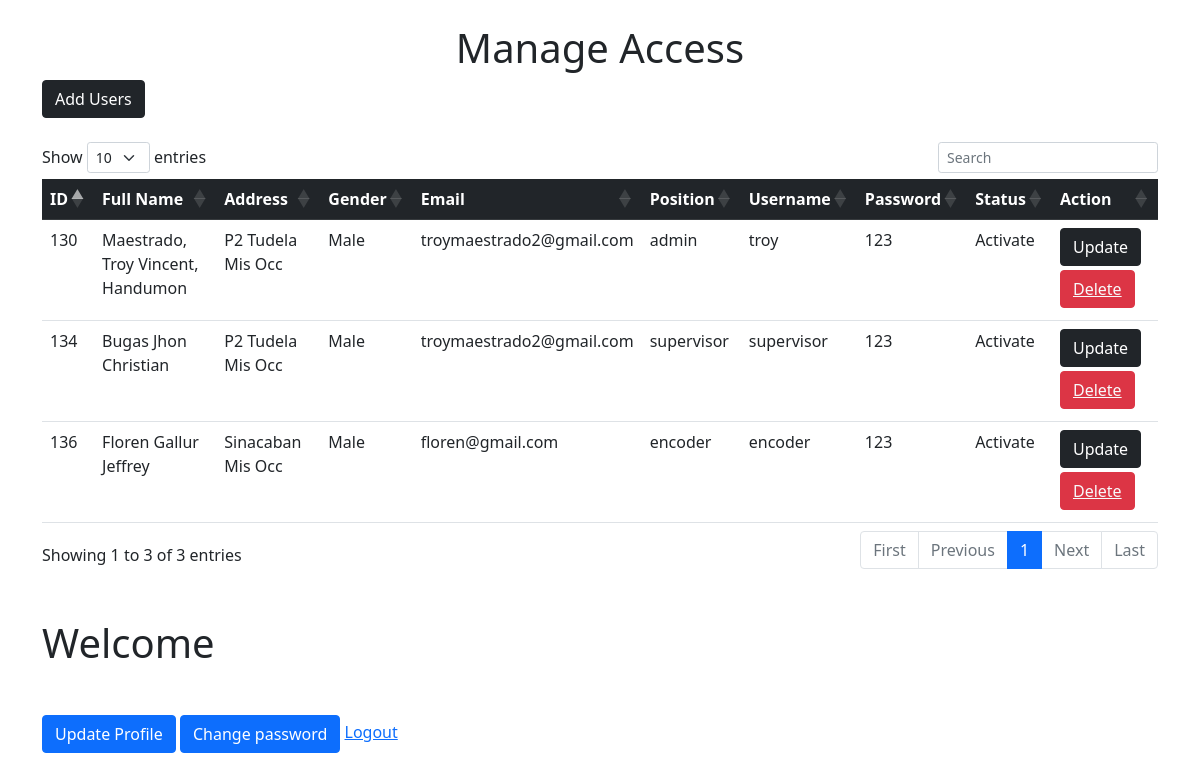
/reserve/dashboard.php, run on an earlier commit of the app's database.
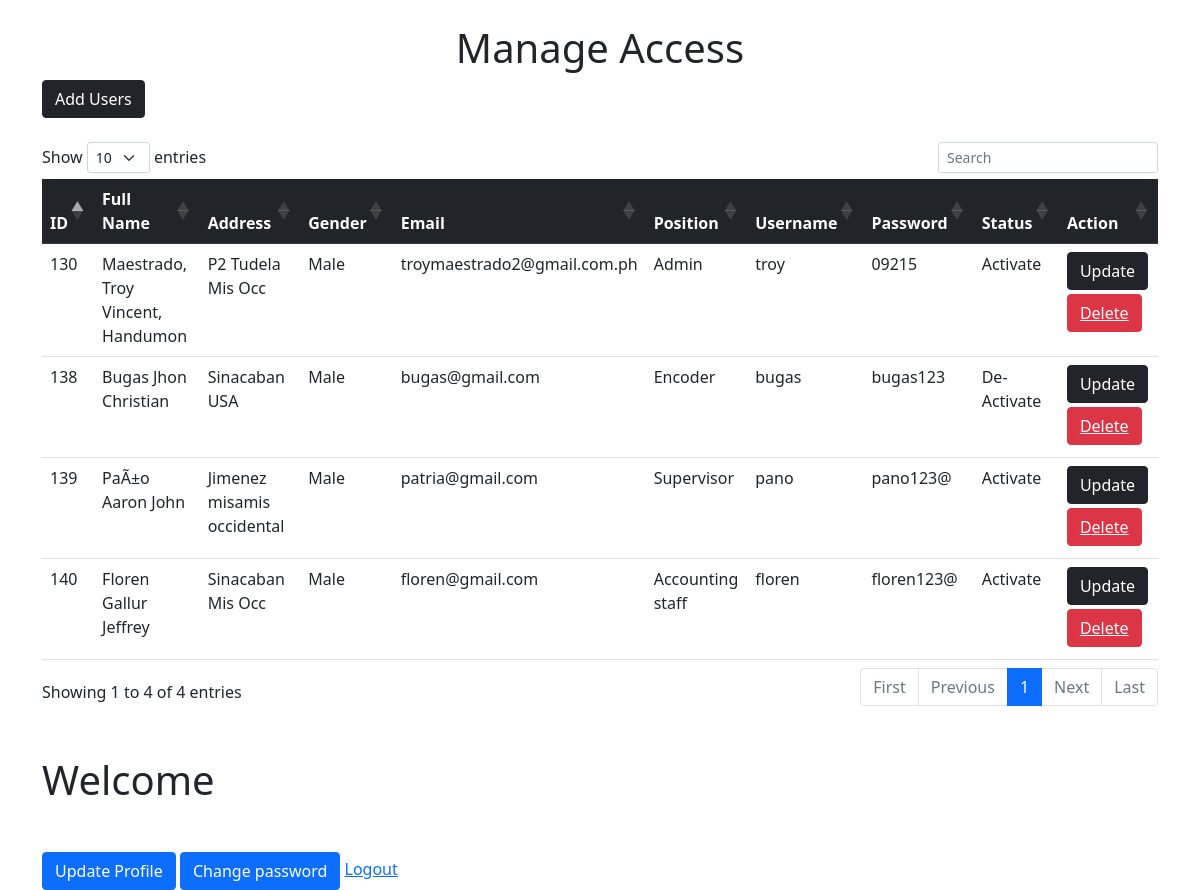
And on a later commit of the database.
### tables this page shows
CREATE TABLE `users` (
  `id` int(11) NOT NULL,
  `type_id` int(11) NOT NULL,
  `lastname/firstname/midname` varchar(100) NOT NULL,
  `gender` varchar(50) NOT NULL,
  `address` text NOT NULL,
  `email` varchar(100) NOT NULL,
  `username` varchar(100) NOT NULL,
  `password` varchar(100) NOT NULL,
  `stat_id` int(11) NOT NULL
);

CREATE TABLE `user_type` (
  `id` int(11) NOT NULL,
  `type` varchar(100) NOT NULL
);

CREATE TABLE `status` (
  `id` int(11) NOT NULL,
  `status` varchar(100) NOT NULL
);

### reserve/users.php (the view, shortened to what this page needs)
<?php
include 'database/db.php';
?>
<!DOCTYPE html>
<html>
<head>
	<link href="https://cdn.jsdelivr.net/npm/bootstrap@5.1.3/dist/css/bootstrap.min.css" rel="stylesheet">
</head>
<body>
<form action="" method="POST" class="needs-validation" novalidate>
<div class="container my-4">
	<h1 class="text-center"> Manage Access</h1>
	<button type="button" class="btn btn-dark" data-bs-toggle="modal" data-bs-target="#adduser">
 	Add Users
	</button>
</div>
<link rel="stylesheet" type="text/css" href="https://cdn.datatables.net/1.11.3/css/dataTables.bootstrap5.min.css">
</form>
<div class="container">
<div class="table-responsive">
<table class="table" id="tebol">
  <thead class="table-dark">
    <tr>
    	<th>ID</th>
    	<th>Full Name</th>
    	<th>Address</th>
    	<th>Gender</th>
    	<th>Email</th>
    	<th>Position</th>
    	<th>Username</th>
    	<th>Password</th>
    	<th>Status</th>
    	<th>Action</th>
    </tr>
  </thead>
  <tbody>
    <?php
	  			  $disp="SELECT
								users.id,
								users.`lastname/firstname/midname`,
								users.gender,
								users.address,
								users.email,
								users.password,
								users.username,
								user_type.type,
								`status`.`status`
								FROM
								users
								INNER JOIN user_type ON users.type_id = user_type.id
								INNER JOIN `status` ON users.stat_id = `status`.id
					";
				$result=mysqli_query($conn,$disp);
				if($result->num_rows>0){
					while($row = $result-> fetch_assoc()){
						$id=$row['id'];
						$name=$row['lastname/firstname/midname'];
						$address=$row['address'];
						$gender=$row['gender'];
						$email=$row['email'];
						$status=$row['status'];
						$position=$row['type'];
						$username=$row['username'];
						$password=$row['password'];
						echo '
							<tr>
								<td>'.$id.'</td>
								<td>'.$name.'</td>
								<td>'.$address.'</td>
								<td>'.$gender.'</td>
								<td>'.$email.'</td>
								<td>'.$position.'</td>
								<td>'.$username.'</td>
								<td>'.$password.'</td>
								<td>'.$status.'</td>
								<td>
									<button class="btn btn-dark editbtn">Update</button>
									 <button  class="btn btn-danger my-1" ><a class="text-light" href="user_delete.php?deleteid='.$id.'" >Delete</a></button>
								</td>
							</tr>
						';
					}
				}else{
					die(mysqli_error($conn));
				}
    ?>
  </tbody>
</table>
</div>
</div>
</body>
</html>

### reserve/dashboard.php (shortened to what this page needs)
<?php
include 'database/db.php';
include 'users.php';
?>
<!DOCTYPE html>
<html>
<head>
	<link href="https://cdn.jsdelivr.net/npm/bootstrap@5.1.3/dist/css/bootstrap.min.css" rel="stylesheet">
	<link rel="stylesheet" type="text/css" href="">
</head>
<body>
<div class="container">
	<div class="my-5">
  <?php echo "<h1>Welcome " . $_SESSION['lastname/firstname/midname'] . "</h1>"; ?>
  </div>
<form action="" method="POST">
<button type="button" class="btn btn-primary" data-bs-toggle="modal" data-bs-target="#profile">
  Update Profile
</button>
<button type="button" class="btn btn-primary" data-bs-toggle="modal" data-bs-target="#password">
  Change password
</button>
<a href="login.php">Logout</a>
</form>
</div>
</body>
</html>

What changed in the data, as far as the page shows it:
removed users: id "134", value "Bugas Jhon Christian", address "P2 Tudela Mis Occ", gender "Male", email "troymaestrado2@gmail.com", type.type "supervisor", username "supervisor", password "123", stat.status "Activate"
removed users: id "136", value "Floren Gallur Jeffrey", address "Sinacaban Mis Occ", gender "Male", email "floren@gmail.com", type.type "encoder", username "encoder", password "123", stat.status "Activate"
changed users "Maestrado, Troy Vincent, Handumon": email "troymaestrado2@gmail.com" → "troymaestrado2@gmail.com.ph"; type.type "admin" → "Admin"; password "123" → "09215"
added users: id "138", value "Bugas Jhon Christian", address "Sinacaban USA", gender "Male", email "bugas@gmail.com", type.type "Encoder", username "bugas", password "bugas123", stat.status "De-Activate"
added users: id "139", value "PaÃ±o Aaron John", address "Jimenez misamis occidental", gender "Male", email "patria@gmail.com", type.type "Supervisor", username "pano", password "pano123@", stat.status "Activate"
added users: id "140", value "Floren Gallur Jeffrey", address "Sinacaban Mis Occ", gender "Male", email "floren@gmail.com", type.type "Accounting staff", username "floren", password "floren123@", stat.status "Activate"
Also different on the page:
text written by a page script: "Show entries Showing 1 to 3 of 3 entries First Previous 1 Next Last" → "Show entries Showing 1 to 4 of 4 entries First Previous 1 Next Last"
